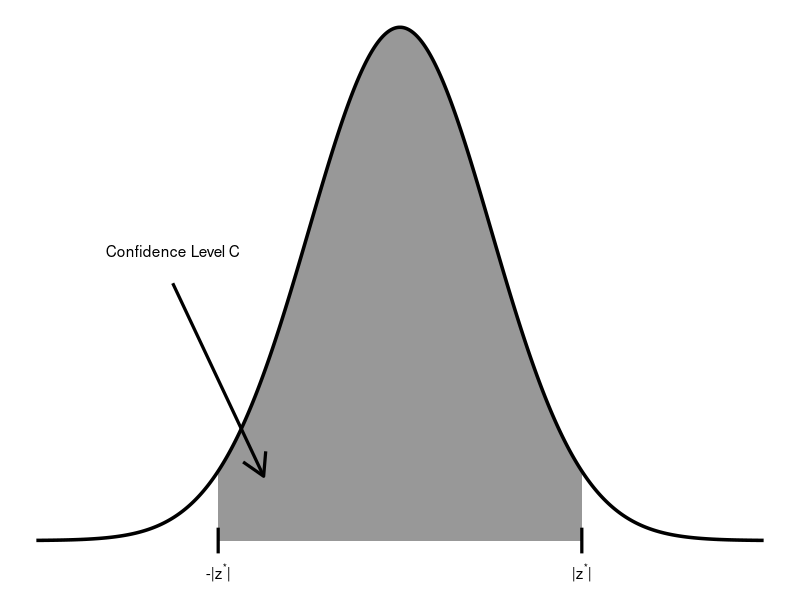

Source code (R):
## ---- chunk 1
library(ggplot2)

ggplot() + xlim(-4,4) +
    geom_polygon(aes(x = c(-2, seq(-2,2,0.01), 2), 
                     y = c(0, dnorm(seq(-2, 2, 0.01)), 0)), 
                 alpha = 0.5) +
    stat_function(fun = dnorm, size = 1.2, n = 1000) + theme_void() +
    annotate("segment", x = -2, xend = -2, y = -.01, yend = .01, size = 1.1) + 
    annotate("text", x = -2, y = -.025, label = expression(paste('-|', z^'*', '|'))) +
    annotate("segment", x = 2, xend = 2, y = -.01, yend = .01, size = 1.1) + 
    annotate("text", x = 2, y = -.025, label = expression(paste('|', z^'*', '|'))) +
    annotate("segment", x = -2.5, y = .2, xend = -1.5, yend = .05, arrow = arrow(), size = 1.1) +
    annotate("text", x = -2.5, y = 0.225, label =  "Confidence Level C")
